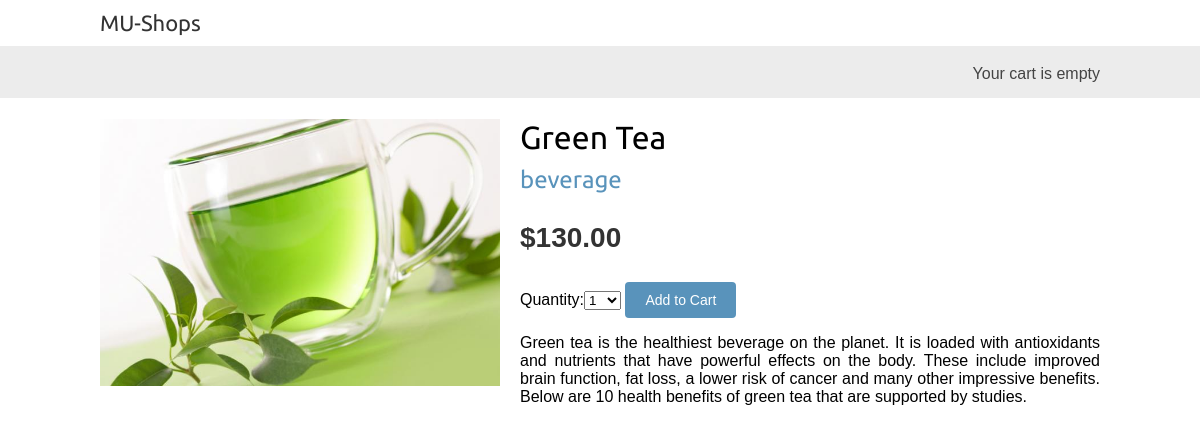
Page /1/green-tea/ on the committed database.
### shop/models.py (models this page shows, shortened)
class Product(models.Model):
    category = models.ForeignKey(Category, related_name='products', on_delete=models.CASCADE)
    name = models.CharField(max_length=200, db_index=True)
    slug = models.SlugField(max_length=200, db_index=True)
    image = models.ImageField(upload_to='products/%Y/%m/%d', blank=True)
    description = models.TextField(blank=True)
    price = models.DecimalField(max_digits=10, decimal_places=2)
    available = models.BooleanField(default=True)
    created = models.DateTimeField(auto_now_add=True)
    updated = models.DateTimeField(auto_now=True)
    class Meta:
        ordering = ('name',)
        index_together = (('id', 'slug'),)

class Category(models.Model):
    name = models.CharField(max_length=200, db_index=True)
    slug = models.SlugField(max_length=200, unique=True)
    class Meta:
        ordering = ('name',)
        verbose_name = 'category'
        verbose_name_plural = 'categories'
    def get_absolute_url(self):
        return reverse('shop:product_list_by_category', args=[self.slug])
    def __str__(self):
        return self.name

### shop/views.py (the view)
# urls.py: path('<int:id>/<slug:slug>/', views.product_detail, name='product_detail'),
def product_detail(request, id, slug):
    product = get_object_or_404(Product, id=id, slug=slug, available=True)
    cart_product_form = CartAddProductForm()
    return render(request, 'shop/product/detail.html', {'product': product, 'cart_product_form': cart_product_form})

### cart/forms.py
class CartAddProductForm(forms.Form):
    quantity = forms.TypedChoiceField(choices=PRODUCT_QUANTITY_CHOICES, coerce=int)
    update = forms.BooleanField(required=False, initial=False, widget=forms.HiddenInput)

### cart/cart.py (called while the page is built)
    def __len__(self):
        return sum(item['quantity'] for item in self.cart.values())

### cart/context_processors.py (called while the page is built)
def cart(request):
    return {'cart': Cart(request)}

### shop/templates/shop/product/detail.html (shortened to what this page needs)
{% extends "shop/base.html" %}
{% load static %}
{% block content %}
    <div class="product-detail">
        <img src="{% if product.image %}{{ product.image.url }}{% else %}
{% static "img/no_image.png" %}{% endif %}">
        <h1>{{ product.name }}</h1>
        <h2><a href="{{ product.category.get_absolute_url }}">{{ product.category }}</a></h2>
        <p class="price">${{ product.price }}</p>
        <form action="{% url "cart:cart_add" product.id %}" method="post">
            {{ cart_product_form }}
            <input type="submit" value="Add to Cart">
        </form>
        {{ product.description|linebreaks }}
    </div>
{% endblock %}

### shop/static/css/base.css (style rules this page uses)
body { margin:0; padding:0; font-family:helvetica, sans-serif; }
h1, h2, h3, h4, h5 , h6 { font-family: 'Ubuntu', sans-serif; font-weight:normal; }
a { text-decoration:none; color:#5993bb; }
a.button, input[type="submit"] { color:#fff; background:#5993bb; border-radius:4px; padding:10px 20px; font-size:14px; border:0; }
.product-detail { text-align:justify; }
.product-detail .price { color:#333; font-size:28px; font-weight:bold; }
.product-detail img { width:40%; float:left; padding:0 20px 20px 0; }
.product-detail h1 { margin-bottom:0; }
.product-detail h2 { margin-top:10px; }

### rows in the picture
Product: image (picture), name "Green Tea", category "beverage", price "130.00", description "Green tea is the healthiest beverage on the planet. It is loaded with antioxidants and nutrients that have powerful effects on the body. These include improved brain function, fat loss, a lower risk of cancer and many other impressive benefits. Below are 10 health benefits of green tea that are supported by studies."
